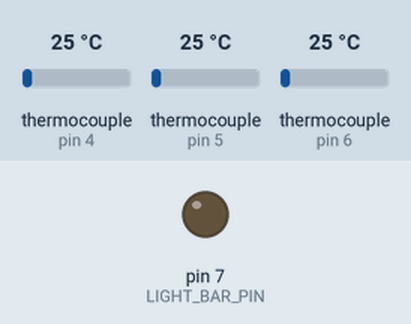
The sketch below on a simulated Arduino Uno, built with avr-gcc and run on an emulated ATmega328P. On the bench: output pins drawn as LEDs (lit = HIGH). The inputs (shaded band) are chosen by the test bench; at power-on: thermocouple (sensors on pin 4, pin 5, pin 6) 25 °C. What the sketch prints to the serial monitor is not drawn.

Above: at 10.3 s.
At 33.6 s:
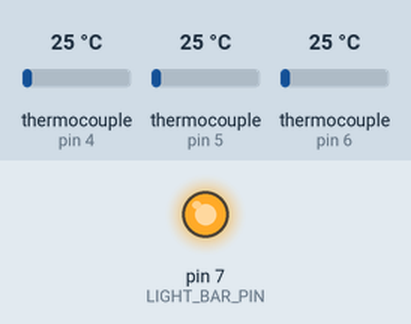
Timing chart, 0 to 60.5 s (numbered marks = the images above):
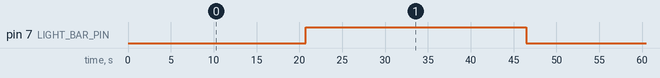

Measured:
- by itself, pin 7 (LIGHT_BAR_PIN): alternates HIGH for 25.8 s and LOW for 20.8 s

The sketch:

Thermal_Sensor__3_.ino
```cpp
#include <max6675.h>

// Declare Constants
#define CS_PIN_1       4 // 6675 Chip Select for Module 1
#define CS_PIN_2       5 // 6675 Chip Select for Module 2
#define CS_PIN_3       6 // 6675 Chip Select for Module 3

#define LIGHT_BAR_PIN  7 // Relay pin to toggle light bar
#define SO_PIN         12 // 6675 Shared Serial Output
#define CK_PIN         13 // 6675 Shared Clock Pin


// Initialize Thermocouples
MAX6675 thermocouple1(CK_PIN, CS_PIN_1, SO_PIN);
MAX6675 thermocouple2(CK_PIN, CS_PIN_2, SO_PIN);
MAX6675 thermocouple3(CK_PIN, CS_PIN_3, SO_PIN);

// Initial Temperature Values
float TEMP_1 = 0;
float TEMP_2 = 0;
float TEMP_3 = 0;

// Relay Delay
int onWait = 20000; // Time On
int offWait = 25000; // Time Off


// MAX6675 is not perfectly calibrated
int variance = 6; // Degrees celsius variance from room temp

void setup() {
  Serial.begin(9600);

  pinMode(LIGHT_BAR_PIN, OUTPUT);
}

void loop() {
  // Turn Pin on for Time
  digitalWrite(LIGHT_BAR_PIN, LOW);
  readTemperature("ON");
  delay(onWait);

  // Turn Pin off for Time
  digitalWrite(LIGHT_BAR_PIN, HIGH);
  readTemperature("OFF");
  delay(offWait);
}

float adjustedTemperatureReading(float temperature) {
  return temperature - variance;
}

void readTemperature(String state) {
  Serial.print(state);
  Serial.print(", ");

  TEMP_1 = thermocouple1.readCelsius();
  TEMP_1 = adjustedTemperatureReading(TEMP_1);
  delay(250);

  TEMP_2 = thermocouple2.readCelsius();
  TEMP_2 = adjustedTemperatureReading(TEMP_2);
  delay(250);

  TEMP_3 = thermocouple3.readCelsius();
  TEMP_3 = adjustedTemperatureReading(TEMP_3);
  delay(250);

  printTemp(TEMP_1, TEMP_2, TEMP_3);
}

void printTemp(float TEMP_1, float TEMP_2, float TEMP_3) {
  Serial.print(TEMP_1);
  Serial.print(", ");
  Serial.print(TEMP_2);
  Serial.print(", ");
  Serial.println(TEMP_3);
}
```
